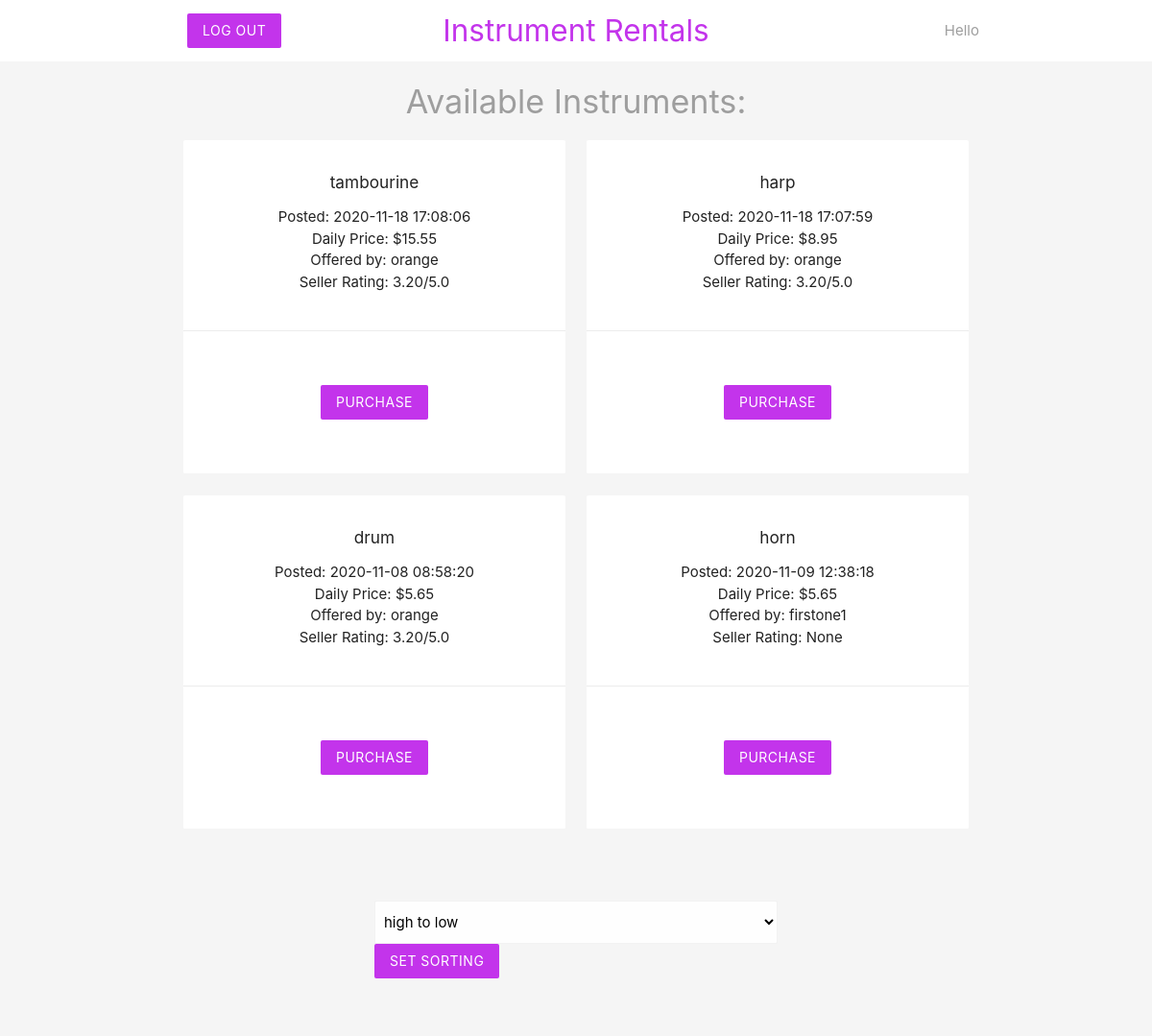
The app's page /hitolow.php with its own data.
### tables this page shows
CREATE TABLE `instrument` (
  `inst_id` int(11) NOT NULL,
  `name` varchar(255) NOT NULL,
  `date_posted` datetime DEFAULT NULL,
  `price` decimal(10,2) NOT NULL,
  `status` enum('available','hidden','rented') NOT NULL DEFAULT 'hidden',
  `rent_time` datetime DEFAULT NULL,
  `owner_username` varchar(32) NOT NULL,
  `renter_username` varchar(32) DEFAULT NULL
);

CREATE TABLE `user` (
  `username` varchar(32) NOT NULL,
  `password` varchar(128) NOT NULL,
  `email` varchar(255) NOT NULL,
  `address` varchar(255) NOT NULL,
  `total_points` int(11) NOT NULL DEFAULT 0,
  `feedback_count` int(11) NOT NULL DEFAULT 0,
  `dig` varchar(16) NOT NULL,
  `security_code` int(11) NOT NULL,
  `expiration_date` date NOT NULL
);

### hitolow.php (the view, shortened to what this page needs)
<?php
include('db_connection.php');
$username = $_SESSION['username'];
$sql = "SELECT * FROM instrument WHERE status = 'available' AND owner_username != '$username' ORDER BY price DESC";
$result = mysqli_query($conn, $sql);
$instruments = mysqli_fetch_all($result, MYSQLI_ASSOC);
?>
<!DOCTYPE html>
<html>
<?php include('inst_header2.php'); ?>
<?php if (mysqli_num_rows($result) != 0) {
	?>
<h4 class="center grey-text">Available Instruments:</h4>
	<div class="container">
		<div class = "row">
			<?php foreach($instruments as $instrument): ?>
				<div class="col s6 md3">
					<div class="card z-depth-0">
						<div class = "card-content center">
							<h6><?php echo htmlspecialchars($instrument['name']); ?></h6>
							<div>
								<ul>
									<li><?php echo 'Posted: '.htmlspecialchars($instrument['date_posted']); ?></li>
									<li><?php echo 'Daily Price: $'.htmlspecialchars($instrument['price']) ?></li>
									<li><?php echo 'Offered by: '.htmlspecialchars($instrument['owner_username']) ?></li>
									<?php
									$owner = $instrument['owner_username'];
									$sql = "SELECT * FROM user WHERE username = '$owner'";
									$result = mysqli_query($conn, $sql);
									$user = mysqli_fetch_assoc($result);
									if ($user['feedback_count'] == 0) {
									$res = 'None'; ?>
									<li><?php echo 'Seller Rating: '.htmlspecialchars($res) ?></li>
									<?php
									}
									else {
									$res = $user['total_points'] / $user['feedback_count'];
									?>
									<li><?php echo 'Seller Rating: '.htmlspecialchars(number_format((float)$res, 2, '.', '')).'/5.0' ?></li>
									<?php
									}
									 ?>
								</ul>
							</div>
						</div>
						<div class="card-action center">
							<form class="white" action="hitolow.php" method="POST">
							<input type="submit" name="purchase" value="Purchase" class="btn btnback z-depth-0">
						</form>
						</div>
					</div>
				</div>
			<?php endforeach; ?>
		</div>
	</div>
	<?php }
	?>
	<div class="container">
		<div class = "row">
		<form action="buyer.php" method="POST">
			<select name="sort" class="browser-default">
				<option value="hi_to_low">high to low</option>
			</select>
			<input type="submit" name="new_sort" value="set sorting" class="btn btnback z-depth-0">
		</form>
		</div>
	</div>
</html>

### inst_header2.php (style rules this page uses)
form { max-width: 460px; margin: 20px auto; padding: 20px; }
.btnback { background-color: #c334eb; }

### records on screen
instrument: name "tambourine", date_posted "2020-11-18 17:08:06", price "15.55", owner_username "orange", owner_username.feedback_count "3.20"
instrument: name "harp", date_posted "2020-11-18 17:07:59", price "8.95", owner_username "orange", owner_username.feedback_count "3.20"
instrument: name "drum", date_posted "2020-11-08 08:58:20", price "5.65", owner_username "orange", owner_username.feedback_count "3.20"
instrument: name "horn", date_posted "2020-11-09 12:38:18", price "5.65", owner_username "firstone1", owner_username.feedback_count "None"
